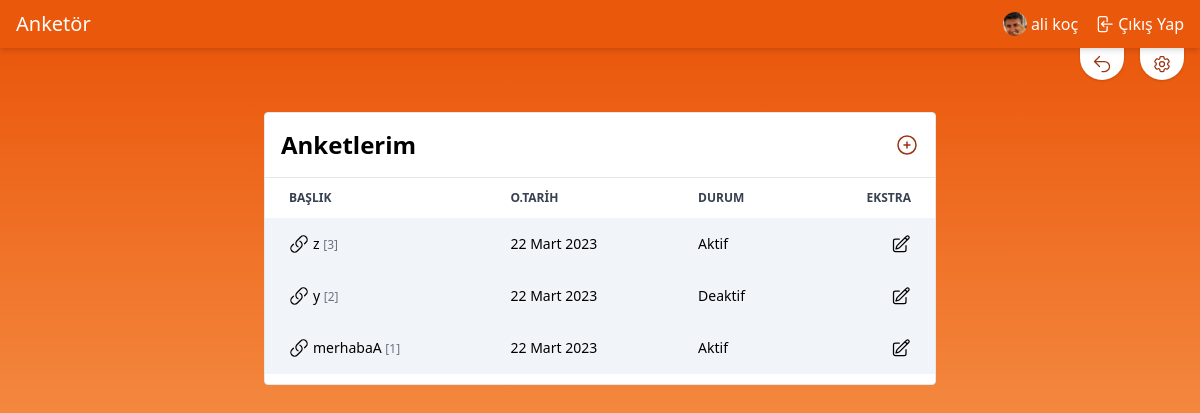
Before: /polls/index (signed in) with the older database file.
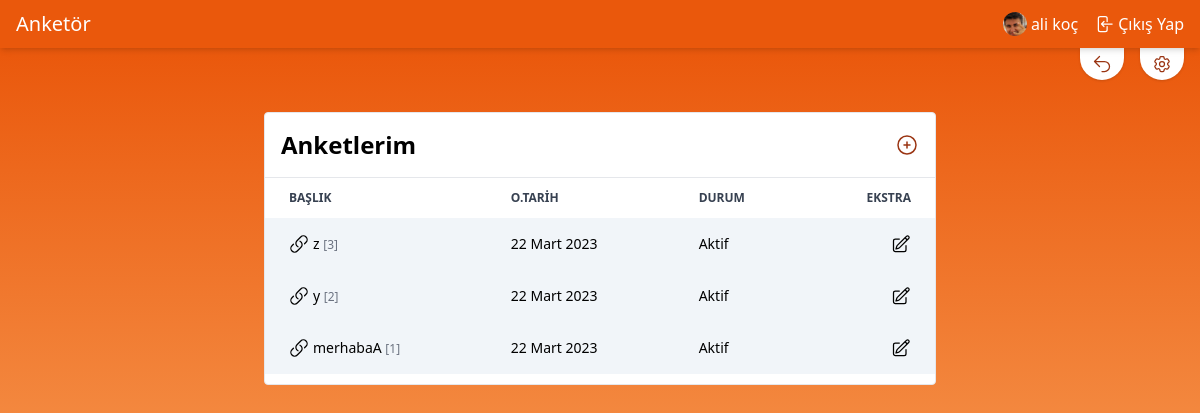
After: the same page with the newer database file.
### apps/poll/models.py (models this page shows, shortened)
class Poll(models.Model):
    author = models.ForeignKey(
        settings.AUTH_USER_MODEL,
        on_delete=models.CASCADE,
        null=True,
        blank=True
    )
    title = models.CharField(max_length=255)
    slug = models.SlugField(editable=False, null=True, blank=True, unique=True, db_index=True)
    meta_title = models.CharField(max_length=100, null=True, blank=True)
    tags = models.TextField(null=True, blank=True)
    description = models.TextField(null=True, blank=True)
    is_active = models.BooleanField(default=False)
    is_private = models.BooleanField(default=False)
    starts_at = models.DateTimeField(null=True, blank=True,
        help_text="date and time at which the poll open up for voting"
    )
    ends_at = models.DateTimeField(null=True, blank=True,
        help_text="date and time at which the poll closes for voting"
    )
    created_at = models.DateTimeField(auto_now_add=True)
    updated_at = models.DateTimeField(auto_now=True)
    class Meta:
        ordering = ["-id"]
        verbose_name = "Anket"
        verbose_name_plural = "Anketler"
        db_table = "poll"

### apps/poll/views.py (the view)
# urls.py: path("index", ListPoll.as_view(), name="poll.index"),
class ListPoll(LoginRequiredMixin, ListView):
    model = Poll
    template_name = "poll/index.html"
    def get_context_data(self, **kwargs):
        context = super().get_context_data(**kwargs)
        context["user_polls"] = self.model.objects.filter(
            author=self.request.user
        )
        return context

### apps/poll/templates/poll/index.html (shortened to what this page needs)
{% extends "base.html" %}
{% block content %}
  <section id="index" class="from-orange-600 to-orange-300 bg-gradient-to-b">
    <div class="absolute flex right-0 space-x-4 px-4">
      <div>
        <a href="{% url "home" %}" title="Geri dön"
           class="flex bg-white rounded-b-full px-3 p-1.5 hover:py-3 transition-[padding] shadow">
          <svg xmlns="http://www.w3.org/2000/svg" fill="none" viewBox="0 0 24 24" stroke-width="1.5"
               stroke="currentColor"
               class="w-5 h-5 stroke-orange-800">
            <path stroke-linecap="round" stroke-linejoin="round" d="M9 15L3 9m0 0l6-6M3 9h12a6 6 0 010 12h-3"></path>
          </svg>
        </a>
      </div>
      <div>
        <a href="{% url "account.edit" %}" title="Hesap ayarları"
           class="flex bg-white rounded-b-full px-3 p-1.5 hover:py-3 transition-[padding] shadow">
        </a>
      </div>
    </div>
    <div class="flex flex-col items-center max-md:mx-4">
      <div class="border rounded bg-white max-w-2xl w-full mt-16">
        <div class="p-4">
          <div class="flex flex-1 justify-between items-center">
            <h1 class="text-2xl font-semibold">Anketlerim</h1>
            <a title="Anket oluştur" href="{% url "poll.create" %}">
              <svg xmlns="http://www.w3.org/2000/svg" fill="none" viewBox="0 0 24 24" stroke-width="1.5"
                   stroke="currentColor" class="w-6 h- stroke-orange-800">
                <path stroke-linecap="round" stroke-linejoin="round"
                      d="M12 9v6m3-3H9m12 0a9 9 0 11-18 0 9 9 0 0118 0z"></path>
              </svg>
            </a>
          </div>
        </div>
        <div>
          <hr>
        </div>
        <div class="relative overflow-x-auto font-sans">
          <table class="w-full text-sm text-left mb-2.5">
            <thead class="text-xs text-gray-700 uppercase">
            <tr>
              <th scope="col" class="px-6 py-3">
                Başlık
              </th>
              <th scope="col" class="px-6 py-3">
                O.Tarih
              </th>
              <th scope="col" class="px-6 py-3">
                Durum
              </th>
              <th scope="col" class="px-6 py-3 text-right">
                Ekstra
              </th>
            </tr>
            </thead>
            <tbody>
            {% for poll in user_polls %}
              <tr class="bg-slate-100">
                <th scope="row" class="px-6 py-4 font-medium whitespace-nowrap">
                  <a href="{% url "poll.update" pk=poll.id %}"
                     class="hover:text-orange-500 hover:stroke-orange-500 flex items-center space-x-1">
                    <h1>{{ poll.title }} <span class="text-xs text-gray-500">[{{ poll.id }}]</span></h1>
                  </a>
                </th>
                <td class="px-6 py-4">
                  <span class="whitespace-nowrap">
                    {{ poll.created_at|date }}
                  </span>
                </td>
                <td class="px-6 py-4">
                  <span>
                    {% if poll.is_active %}
                      Aktif
                    {% else %}
                      Deaktif
                    {% endif %}
                  </span>
                </td>
                <td class="px-6 py-4 flex space-x-1 justify-end">
                  <a href="{% url "poll.update" pk=poll.id %}">
                  </a>
                </td>
              </tr>
            {% endfor %}
            </tbody>
          </table>
        </div>
      </div>
    </div>
  </section>
{% endblock %}

Changed rows visible on the page:
changed Poll id 2: is_active "Deaktif" → "Aktif"
